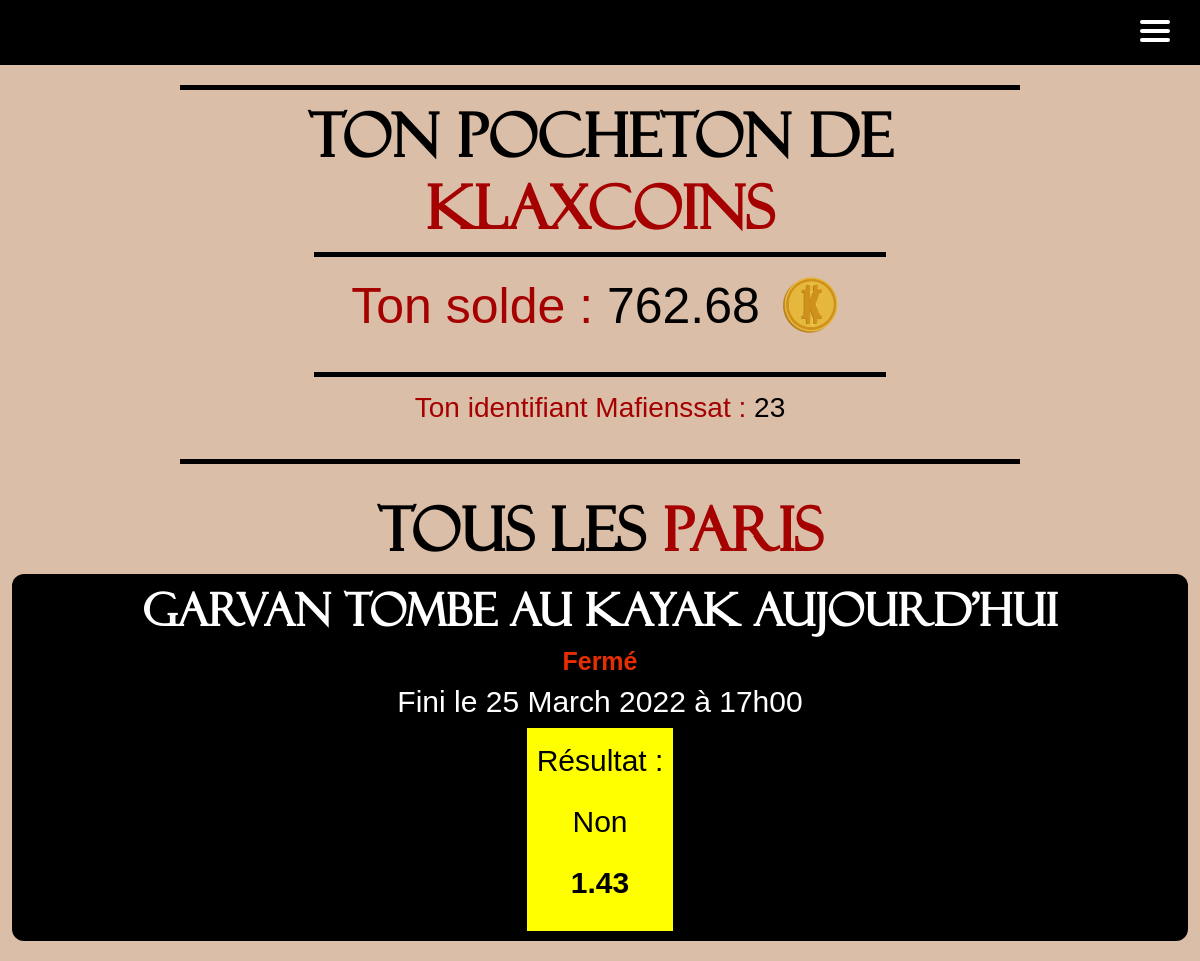
/home_betKlax/betKlax/ (signed in), run on an earlier commit of the app's database.
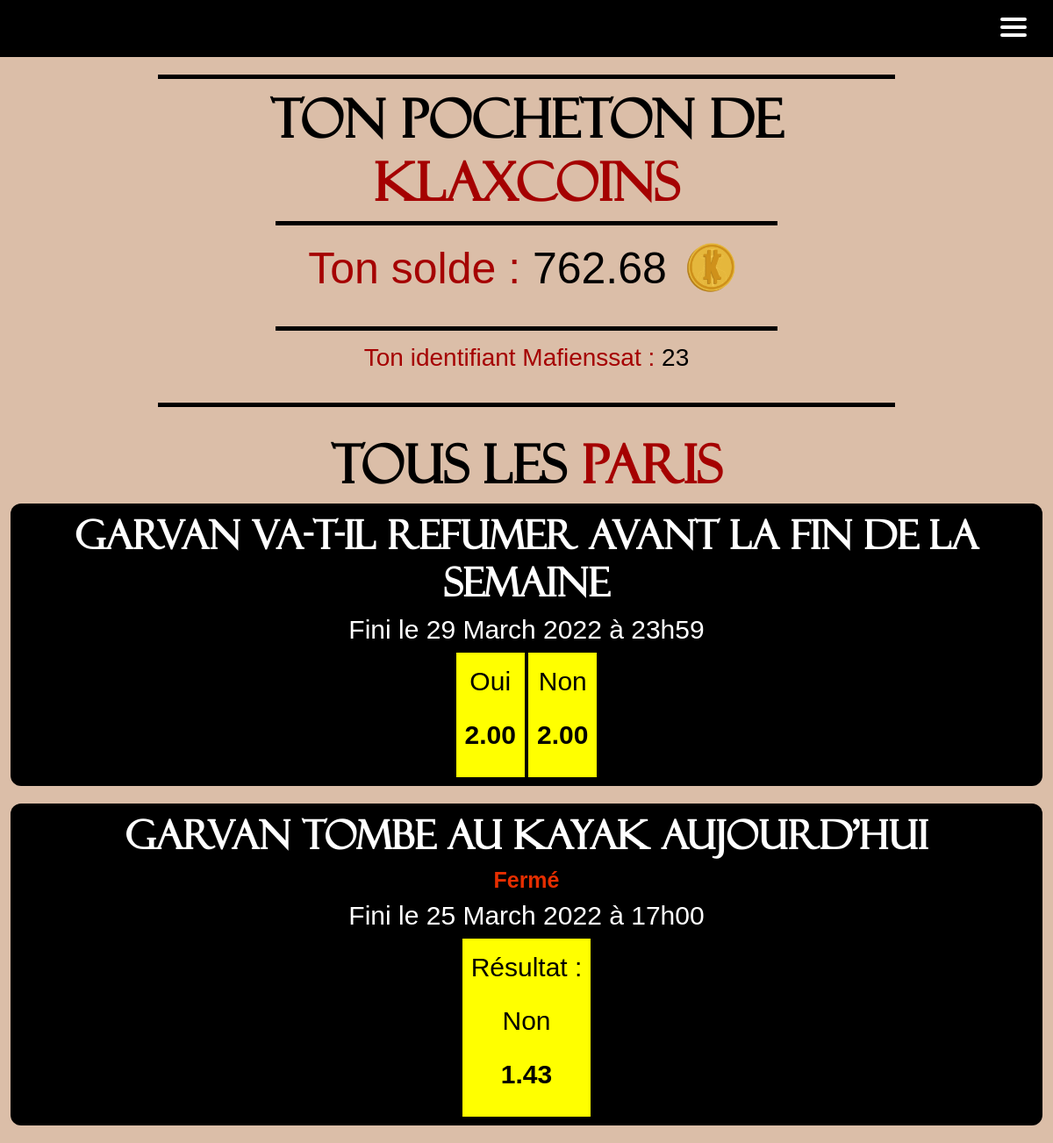
And on a later commit of the database.
### main_app/models.py (models this page shows)
class Bets(models.Model):
    id = models.AutoField(primary_key=True, unique=True)
    bet_name = models.CharField(max_length=256, unique=True)
    win_rate = models.DecimalField(max_digits=4, decimal_places=2, default=2.00)
    win_vote = models.IntegerField(default=0)
    win_gains = models.DecimalField(max_digits=12, decimal_places=2, default=1.00)
    win_name = models.CharField(max_length=128, null=False, default="Oui")
    lose_rate = models.DecimalField(max_digits=4, decimal_places=2, default=2.00)
    lose_vote = models.IntegerField(default=0)
    lose_gains = models.DecimalField(max_digits=12, decimal_places=2, default=1.00)
    lose_name = models.CharField(max_length=128, null=False, default="Non")
    created = models.DateTimeField(auto_now_add=True)
    ended = models.DateTimeField(help_text='YYYY-MM-DD HH:MM:SS')
    visible = models.BooleanField(default=False)
    closed_bet = models.BooleanField(default=False)
    RESULT = (
        ('W', 'Win'),
        ('L', 'Lose')
    )
    result = models.CharField(max_length=1, choices=RESULT, blank=False)

### main_app/views.py (the view)
# urls.py: path("home_betKlax/betKlax/", views.betKlax, name="betKlax"),
def betKlax(request):
    try:
        bets_done = StoreBets.objects.filter(user_id_id=request.user.id, closed_bet=False)
        bet = []
        for b in bets_done:
            bet.append(b.bet_id_id)
        bets = Bets.objects.exclude(id__in=bet).order_by("-id")
        user = User.objects.get(pk=request.user.id)
    except User.DoesNotExist:
        bets = Bets.objects.all()
        user = None
    return render(request, 'bets/betKlax.html', {'bets': bets, 'user': user})

### templates/bets/betKlax.html (shortened to what this page needs)
{% extends 'main.html' %}
{% block content %}
{% load static %}
{% load bootstrap5 %}
{% bootstrap_css %}
{% include 'nav.html' %}
{% if user %}
    <div class="container-fluid" id="wallet">
        <h1>Ton pocheton de <span>Klaxcoins</span></h1>
          {% if user.klax_coins > 0 %}
              <div>
                  <p><span>Ton solde : </span>{{ user.klax_coins }} <img class="img-fluid" height="75" width="75" src="{% static 'klax_or.png' %}" alt=""/></p>
                  <p style="font-size: 28px;"><span>Ton identifiant Mafienssat : </span> {{user.id}} </p>
              </div>
          {% else %}
              <div>
                  <p><span>Time to soudoyer</span> car là tu n'as aucun <img class="img-fluid" height="75" width="75" src="{% static 'klax_or.png' %}" alt=""/> à parier</p>
              </div>
          {% endif %}
    </div>
{% endif %}
<div class="container-fluid" id="betklax-pages">
    <h1 style="text-align: center; margin-top:20px">Tous les <span>paris</span></h1>
    {% for bet in bets %}
        {% if bet.visible %}
            <div class="div-du-bet">
                <h3>{{ bet.bet_name }}</h3>
                {% if bet.closed_bet %}
                    <h4 style="color: #e62e00; font-weight: bold">Fermé</h4>
                {% endif %}
                <h5>Fini le {{bet.ended | date:"d"}} {{bet.ended  | date:"F"}} {{bet.ended  | date:"o"}} à {{bet.ended | date:"H"}}h{{bet.ended | date:"i"}}</h5>
                {% if request.user.is_authenticated and not bet.closed_bet and not bet.result %}
                    <a class="button_rate" href="{% url "makeBetW" bet.id %}" id="makeBetW{{ bet.id }}">
                        <p id="label">{{ bet.win_name }}</p>
                        <p id="rate">{{ bet.win_rate }}</p>
                    </a>
                    <a class="button_rate" href="{% url "makeBetL" bet.id %}" id="makeBetL{{ bet.id }}">
                        <p id="label">{{ bet.lose_name }}</p>
                        <p id="rate">{{ bet.lose_rate }}</p>
                    </a>
                {% elif bet.result %}
                    {% if bet.result == 'W' %}
                        <div class="button_rate">
                            <p id="label">Résultat :</p>
                            <p id="label">{{ bet.win_name }}</p>
                            <p id="rate">{{ bet.win_rate }}</p>
                        </div>
                    {% else %}
                        <div class="button_rate">
                            <p id="label">Résultat :</p>
                            <p id="label">{{ bet.lose_name }}</p>
                            <p id="rate">{{ bet.lose_rate }}</p>
                        </div>
                    {% endif %}
                {% endif %}
            </div>
        {% endif %}
    {% endfor %}
</div>
{% endblock %}

What changed in the data, as far as the page shows it:
added Bets: bet_name "Garvan va-t-il refumer avant la fin de la semaine", ended "29", ended "March", ended "2022", ended "23", ended "59", win_name "Oui", win_rate "2.00", lose_name "Non", lose_rate "2.00"
